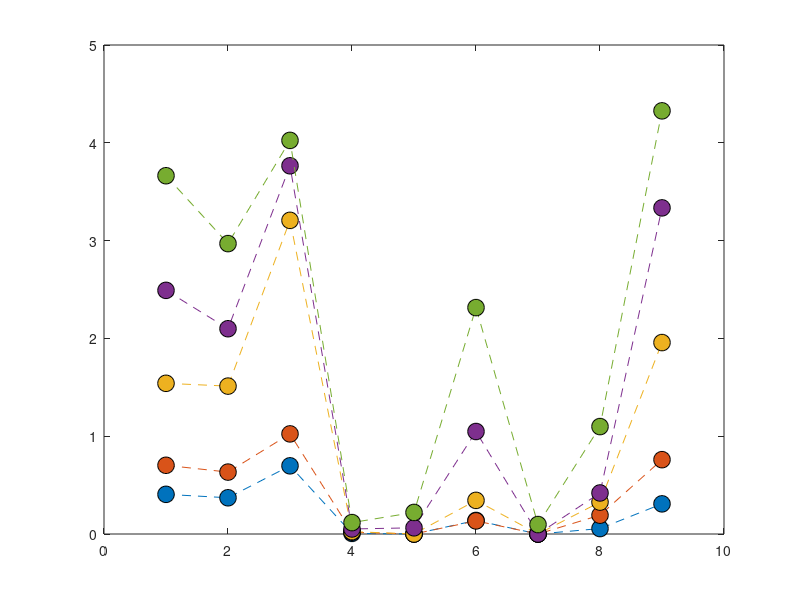

Write MATLAB code to recreate this figure. (Note: this script raises an error after producing the figure.)
clear;
close all;
%AS3959 firebrand flux Forest FDI50

Firebrand_flux_BAL12p5 = [0.405563882	0.370545349	0.697180224	0.006267313	0	0.138489007	0	0.055689298	0.308284735];
Firebrand_flux_BAL19 = [0.702516425	0.633005736	1.02373019	0.017671276	0	0.134041625	0	0.192494883	0.760119471];
Firebrand_flux_BAL29 = [1.540735246	1.512155635	3.207050953	0.024595961	0	0.343799758	0	0.326249739	1.957461357];
Firebrand_flux_BAL40 = [2.491220263	2.099013025	3.765136821	0.051414542	0.063487748	1.048037679	0	0.419572405	3.334685931];
Firebrand_flux_BALFZ = [3.663364364	2.969284521	4.02466388	0.116689309	0.220515298	2.314975647	0.096727241	1.098417169	4.326775601];


plot([Firebrand_flux_BAL12p5],'o--','MarkerSize',12,'MarkerEdgeColor','black','MarkerFaceColor',[0, 0.4470, 0.7410]);
hold on
plot([Firebrand_flux_BAL19],'o--','MarkerSize',12,'MarkerEdgeColor','black','MarkerFaceColor',[0.8500, 0.3250, 0.0980]);
plot([Firebrand_flux_BAL29],'o--','MarkerSize',12,'MarkerEdgeColor','black','MarkerFaceColor',[0.9290, 0.6940, 0.1250]);
plot([Firebrand_flux_BAL40],'o--','MarkerSize',12,'MarkerEdgeColor','black','MarkerFaceColor',[0.4940, 0.1840, 0.5560]);
plot([Firebrand_flux_BALFZ],'o--','MarkerSize',12,'MarkerEdgeColor','black','MarkerFaceColor',[0.4660, 0.6740, 0.1880]);



ax = gca;
ax.XTickLabels = {'House','Roof','Gutter','Sub-floor','Door','Deck','Window','House back','stairs'};
grid on;


box on
xtickangle(45)
xlabel('Location','FontWeight','bold','FontSize',20,...
    'FontName','Calibri');
ylabel('Firebrand flux (pcs.m^{-2}.s^{-1})','FontWeight','bold','FontSize',20,...
    'FontName','Calibri');

set(gca,'fontsize',18);

legend('BAL 12.5','BAL 19','BAL 29','BAL 40','BAL FZ')
